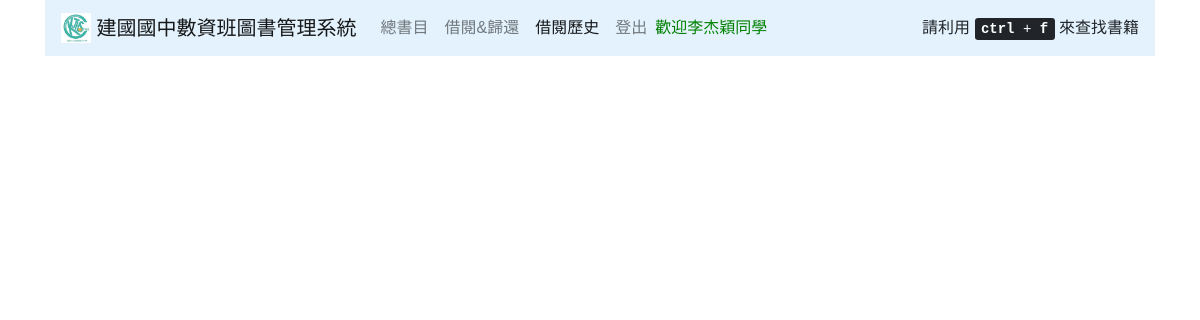
The app's page /book/history/ (signed in), older data.
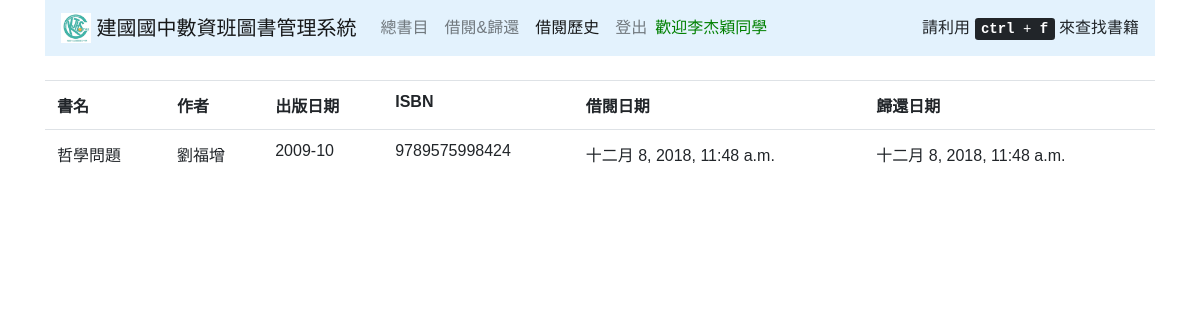
The same page, newer data.
### main/models.py (models this page shows, shortened)
class Profile(models.Model):
    user = models.OneToOneField(User, on_delete=models.CASCADE)
    real_name = models.CharField(max_length=5)
    school_id = models.CharField(max_length=5)

class Borrows(models.Model):
    borrower = models.CharField(max_length=100)
    rent_time = models.DateTimeField(auto_now_add=True)
    title = models.CharField(max_length=100)
    author = models.CharField(max_length=100, default='')
    isbn = models.CharField(max_length=100)
    barcode = models.CharField(max_length=10, default='')
    pubtime = models.CharField(max_length=100, default='')
    return_time = models.DateTimeField(blank=True, null=True)

### main/views.py (the view)
# urls.py: path('history/', views.history, name='history')
@login_required(login_url='/login/')
def history(request):
    borrow_list = Borrows.objects.filter(borrower=request.user.profile.real_name)
    return render(request, 'main/history.html', {'borrow_list': borrow_list})

### main/templates/main/history.html
{% extends 'main/base.html'%}
{% block content %}
{% if borrow_list %}
<table class="table" style="width:100%">
	<tr>
		<th>書名</th>
		<th>作者</th>
		<th>出版日期</th>
		<th>ISBN</th>
		<th>借閱日期</th>
		<th>歸還日期</th>
	</tr>
	{% for history in borrow_list %}
		{% if history.return_time == None %}
		<tr>
			<td><font color="green">{{history.title}}</td>
			<td><font color="green">{{history.author}}</td>
			<td><font color="green">{{history.pubtime}}</td>
			<td><font color="green">{{history.isbn}}</td>
			<td><font color="green">{{history.rent_time}}</td>
		</tr>
		{% else %}
		<tr>
			<td>{{history.title}}</td>
			<td>{{history.author}}</td>
			<td>{{history.pubtime}}</td>
			<td>{{history.isbn}}</td>
			<td>{{history.rent_time}}</td>
			<td>{{history.return_time}}
			</td>
		</tr>
		{% endif %}
		{% endfor %}
</table>
{% endif %}
{% endblock content %}

### main/templates/main/base.html (shortened to what this page needs)
<html>
<head>
		{% include 'main/snippets/css.html' %}
</head>
<body>
<div class='container' style="font-family: 'Noto Sans CJK TC Regular', sans-serif;">
	{% include 'main/snippets/nav.html' %}
	{% block content %}
	{% endblock content %}
</div>
</body>
</html>

### main/templates/main/snippets/css.html (shortened to what this page needs)
{% load static %}
<link href="/static/bootstrap.css" rel="stylesheet" />

### main/templates/main/snippets/nav.html (shortened to what this page needs)
	<nav class="navbar navbar-expand-lg navbar-light navbar-static-top" style="background-color: #e3f2fd;">
	  <a class="navbar-brand" href="/book/">
			 <img src="/static/icon.jpg" width="30" height="30" class="d-inline-block align-top" alt="">
			建國國中數資班圖書管理系統
		</a>
	 <div class="collapse navbar-collapse" id="navbarSupportedContent">
		 <ul class="navbar-nav mr-auto">
				<a class="nav-link {% if request.path == '/book/' %}active{% endif %}" href="/book">總書目</a>
		{% if user.is_authenticated %}
					<a class="nav-link {% if request.path == '/book/rent/' %}active{% endif %}" href="/book/rent">借閱&amp;歸還</a>
					<a class="nav-link {% if request.path == '/book/history/' %}active{% endif %}" href="/book/history">借閱歷史</a>
					<a class="nav-link" href="/logout/">登出</a>
					<a class="navbar-text"><font color="green">歡迎{{user.profile.real_name}}同學</font></a>
		{% else %}
					<a class="nav-link {% if request.path == '/login/' %}active{% endif %}" href="/login/">登入</a>
					<a class="nav-link {% if request.path == '/register/' %}active{% endif %}" href='/register/'>註冊</a>
		{% endif %}
		</ul>
		<a class="navbar-text">請利用 <kbd><kbd>ctrl</kbd> + <kbd>f</kbd></kbd> 來查找書籍</a>
	</div>
	</nav>

Row changes from the older to the newer data that the page shows:
added Borrows: title "哲學問題", author "劉福增", pubtime "2009-10", isbn "9789575998424", rent_time "十二月 8, 2018, 11:48 a.m.", return_time "十二月 8, 2018, 11:48 a.m."
Text that changed along with them:
text now shown: "書名 作者 出版日期 ISBN 借閱日期 歸還日期"
